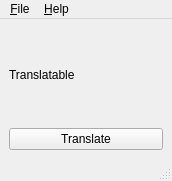
<?xml version="1.0" encoding="UTF-8"?>
<ui version="4.0">
 <class>MainWindow</class>
 <widget class="QMainWindow" name="MainWindow">
  <property name="geometry">
   <rect>
    <x>0</x>
    <y>0</y>
    <width>172</width>
    <height>181</height>
   </rect>
  </property>
  <property name="windowTitle">
   <string>MainWindow</string>
  </property>
  <widget class="QWidget" name="centralwidget">
   <layout class="QVBoxLayout" name="verticalLayout">
    <item>
     <widget class="QLabel" name="label">
      <property name="text">
       <string>Translatable</string>
      </property>
     </widget>
    </item>
    <item>
     <widget class="QPushButton" name="pushButton">
      <property name="text">
       <string>Translate</string>
      </property>
     </widget>
    </item>
   </layout>
  </widget>
  <widget class="QMenuBar" name="menubar">
   <property name="geometry">
    <rect>
     <x>0</x>
     <y>0</y>
     <width>172</width>
     <height>21</height>
    </rect>
   </property>
   <widget class="QMenu" name="menu_File">
    <property name="title">
     <string>&amp;File</string>
    </property>
    <addaction name="action_Quit"/>
   </widget>
   <widget class="QMenu" name="menu_Help">
    <property name="title">
     <string>&amp;Help</string>
    </property>
    <addaction name="action_About"/>
   </widget>
   <addaction name="menu_File"/>
   <addaction name="menu_Help"/>
  </widget>
  <widget class="QStatusBar" name="statusbar"/>
  <action name="action_Quit">
   <property name="text">
    <string>&amp;Quit</string>
   </property>
  </action>
  <action name="action_About">
   <property name="text">
    <string>&amp;About</string>
   </property>
  </action>
 </widget>
 <resources/>
 <connections/>
</ui>
